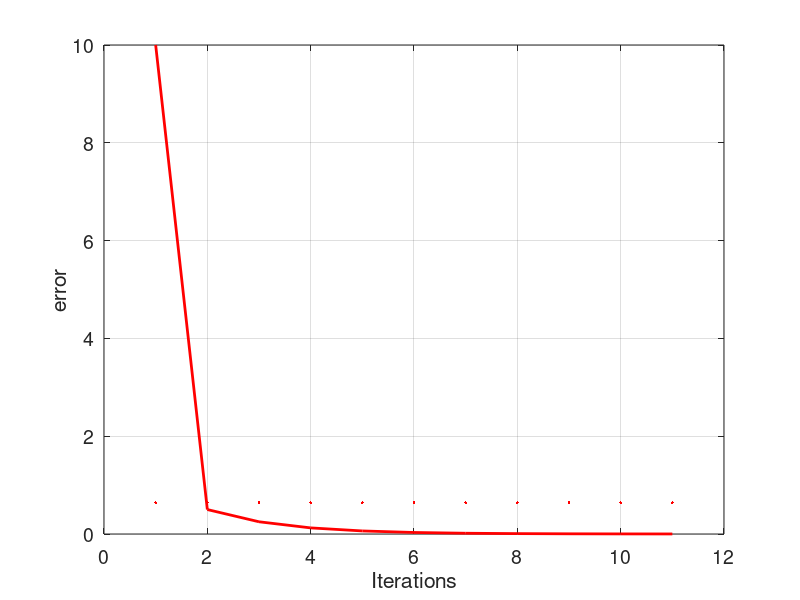

This chart was generated by the following MATLAB code:
clear , clc
xu=0;
xl=1;
i=1;
e(i)=10;

while(e(i)>0.001)
xr=(xl+xu)/2;
g_xu=xu-2^-xu;
g_xl=xl-2^-xl;
g_xr=xr-2^-xr;

if(g_xu*g_xr<0)
xl=xr;
e(i+1)=abs(xu-xr)
end

if(g_xl*g_xr<0)
xu=xr;
e(i+1)=abs(xl-xr)
end 

if (g_xu*g_xr == 0)
    xr=xr;
end
i=i+1;
end
     

disp(xr)

tamanio=size(e);
ite= 1:1:tamanio(2);
figure('DefaultAxesFontSize',14)
set(gcf,'color','white');
plot(ite,e,'color',[1 0 0],'LineWidth',2);
grid on
hold on
plot(ite,xr,'color',[1 0 0],'LineWidth',2);
xlabel('Iterations')
ylabel('error')
